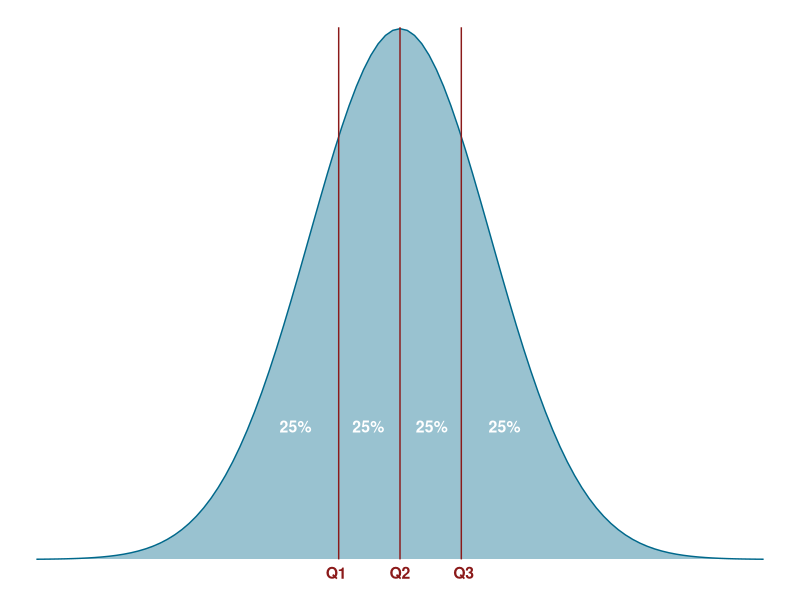

Generate this figure with R: (Note: this script raises an error after producing the figure.)
## ---- chunk 1
library(dplyr)
library(tibble)
library(forcats)
library(ggplot2)
## ---- chunk 2
# cria um conjunto de idades (anos)
idade <- c(45, 10, 12, 27, 32, 18, 30)
# cria um conjunto de pesos (kg)
peso  <- c(70,  6,  8, 66, 72, 68, NA)

df <- tibble(idade, peso)
## ---- chunk 3
# calcula a média aritmética da idade num vetor
mean(idade)
## ---- chunk 4
# calcula a média do peso, sem retirar os NA (o R não consegue calcular)
mean(peso)
## ---- chunk 5
# calcula a média do peso, retirando os NA
mean(peso, na.rm = TRUE)
## ---- chunk 6
# calcula a média do peso, retirando os NA, usando a tibble criada
mean(df$peso, na.rm = TRUE)
## ---- chunk 7
# a função min calcular o valor mínimo do conjunto numérico indicado como argumento
min(df$idade)
## ---- chunk 8
# a função max calcular o  o valor máximo do conjunto numérico indicado como argumento
max(df$idade)
## ---- chunk 9
ggplot(NULL, aes(c(-4,+4))) + 
  geom_density(stat = "function", 
        fun = dnorm, 
        args = list(mean = 0, sd = 1), 
        col="deepskyblue4", 
        fill = "deepskyblue4", 
        alpha=0.4, 
        xlim = c(-4,+4)) + 
  geom_segment(aes(x =  c(-0.6744898, 0, 0.6744898), y = 0, xend =  c(-0.6744898, 0, 0.6744898), yend = 0.4), colour = "firebrick4") +
  annotate("text", 
           x =   c( -0.7, 0,    0.7), 
           y =   c( -0.01, -0.01, -0.01), 
           label = c("Q1", "Q2", "Q3"),
           color = "firebrick4",
           size=4 , 
           angle=0, 
           fontface="bold") +
   annotate("text", 
            x =     c( -1.15, -0.35,   0.35,   1.15), 
            y =     c( 0.1,    0.1,    0.1,    0.1), 
            label = c("25%",  "25%",  "25%",  "25%") , 
            color="white", 
            size=4 , 
            angle=0, 
            fontface="bold") +
    theme_void() 
## ---- chunk 10
# calcula os quartis 25% (1º), 50% (2º) e 75% (3º)
quantile(df$idade)
## ---- chunk 11
quantile(df$idade, 0.25)
## ---- chunk 12
quantile(df$idade, 0.10)
## ---- chunk 13
quantile(df$peso, 0.25, na.rm = TRUE)
## ---- chunk 14
# a função range retornao valor mínimo e máximo do conjunto numérico indicado como argumento
range(df$idade)
## ---- chunk 15
# a função diff calcula a diferença entre os valores indicados como argumentos, nesse caso, a amplitude (máximo - mínimo) da idade
diff(range(df$idade))
## ---- chunk 16
# calcula a amplitude interquartil
IQR(df$idade)
## ---- chunk 17
# criando um vetor de dados distribuidos de frorma normal com 100 elementos
set.seed(1)
n=100
x <- rnorm(n)
## ---- chunk 18
# Calculando a variância com a correção de bessel
# Ou seja, calculando a estimativa do variância da população a partir de uma amostra
 var(x) 

# Calculando a variância sem a correção de bessel
# nesse caso precisamos multiplicar o resultado por (n-1)/n
var(x) * ((n-1)/n)
## ---- chunk 19
# Calculando o desvio padrão com a correção de bessel
# Ou seja, calculando a estimativa do desvio da população a partir de uma amostra
sd(x) 

# calculando o desvio padrão sem a correção de bessel
# nesse caso precisamos multiplicar o resultado por sqrt((n-1)/n)
 sd(x) * sqrt((n-1)/n) # população
## ---- chunk 20
by(data =  mtcars, INDICES =  mtcars$am, FUN =   summary)
## ---- chunk 21
by(mtcars, mtcars$am, summary)
## ---- chunk 22
knitr::include_graphics("images/mtcars.png")
## ---- chunk 23
str(mtcars)
## ---- chunk 24
summary(mtcars)
## ---- chunk 25
mtcars$cyl  <- as.factor(mtcars$cyl)
mtcars$am   <- as.factor(mtcars$am)
mtcars$vs   <- as.factor(mtcars$vs)
mtcars$gear <- as.factor(mtcars$gear)
mtcars$carb <- as.factor(mtcars$carb)
## ---- chunk 26
summary(mtcars)
## ---- chunk 27
# Criando o data frame com 15 pacientes
df <- tibble(paciente = 1:15,
             exercicio = c("Sedentário", "Moderado", "Intenso", 
                           "Moderado", "Sedentário", "Intenso", 
                           "Sedentário", "Moderado", "Intenso", 
                           "Moderado", "Sedentário", "Intenso", 
                           "Sedentário", "Moderado", "Intenso"),
             nivel_glicose = c(150, 130, 110, 140, 160, 100, 
                               155, 135, 115, 145, 165, 105, 
                               158, 138, 112))

df
## ---- chunk 28
# Usando group_by() para calcular a média dos níveis de glicose por grupo de exercício
result_exercicio <- df |>
  group_by(exercicio) |>
  summarise(mean_glicose = mean(nivel_glicose))

result_exercicio
## ---- chunk 29
# Carregar o dataset mtcars
data(mtcars)

# Estratificar os dados segundo a variável "am" e calcular estatísticas resumidas
mtcars_analysis <- mtcars |>
  group_by(am) |>
  summarise(mean_mpg = mean(mpg),          # Média de milhas por galão
            mean_hp = mean(hp),            # Média de potência
            mean_wt = mean(wt),            # Média de peso
            mean_qsec = mean(qsec),        # Média de tempo no quarto de milha
            count = n())                   # Contagem de carros em cada grupo

# Exibir o resultado
mtcars_analysis
## ---- chunk 30
knitr::include_graphics(rep("images/cut1.png", 1))
## ---- chunk 31
knitr::include_graphics(rep("images/cut2.png", 1))
## ---- chunk 32
data(mpg) # carregando o dataset mpg na memória
mpg$cty_cat <- cut(mpg$cty,
                   breaks=c(-Inf, 15, 20, Inf),
                   labels=c("0","1", "2"))
## ---- chunk 33
class(mpg$cty_cat)
## ---- chunk 34
mpg$cty_cat <- cut(mpg$cty,                  
                   breaks=c(-Inf, 15, 20, Inf),                  
                   labels=c("0","1", "2"),                  
                   ordered_result = TRUE)
## ---- chunk 35
class(mpg$cty_cat)
## ---- chunk 36
unique(mpg$cty_cat)
## ---- chunk 37
mpg <- mpg |>
  mutate(cty_cat = fct_recode(cty_cat,
                            "0 a 15 milhas com um galão" = "0",
                            "15 a 20 milhas com um galão" = "1",
                            "Mais de 20 milhas com um galão" = "2"))
## ---- chunk 38
table(mpg$cty_cat)
## ---- chunk 39
mpg |> count(cty_cat)
## ---- chunk 40
mpg$hwy_cat <- ifelse(mpg$hwy<20, "BEBEMUITO", "ECONOMICO")
table(mpg$hwy_cat)
## ---- chunk 41
mpg$hwy_cat <- ifelse(mpg$hwy<20, 0, 1)
table(mpg$hwy_cat)
## ---- chunk 42
mpg$hwy_cat <- ifelse(mpg$hwy<20, "0", "1")
table(mpg$hwy_cat)
## ---- chunk 43
mpg$hwy_cat <- as.factor(ifelse(mpg$hwy<20, "BEBEMUITO", "ECONOMICO"))
table(mpg$hwy_cat)
